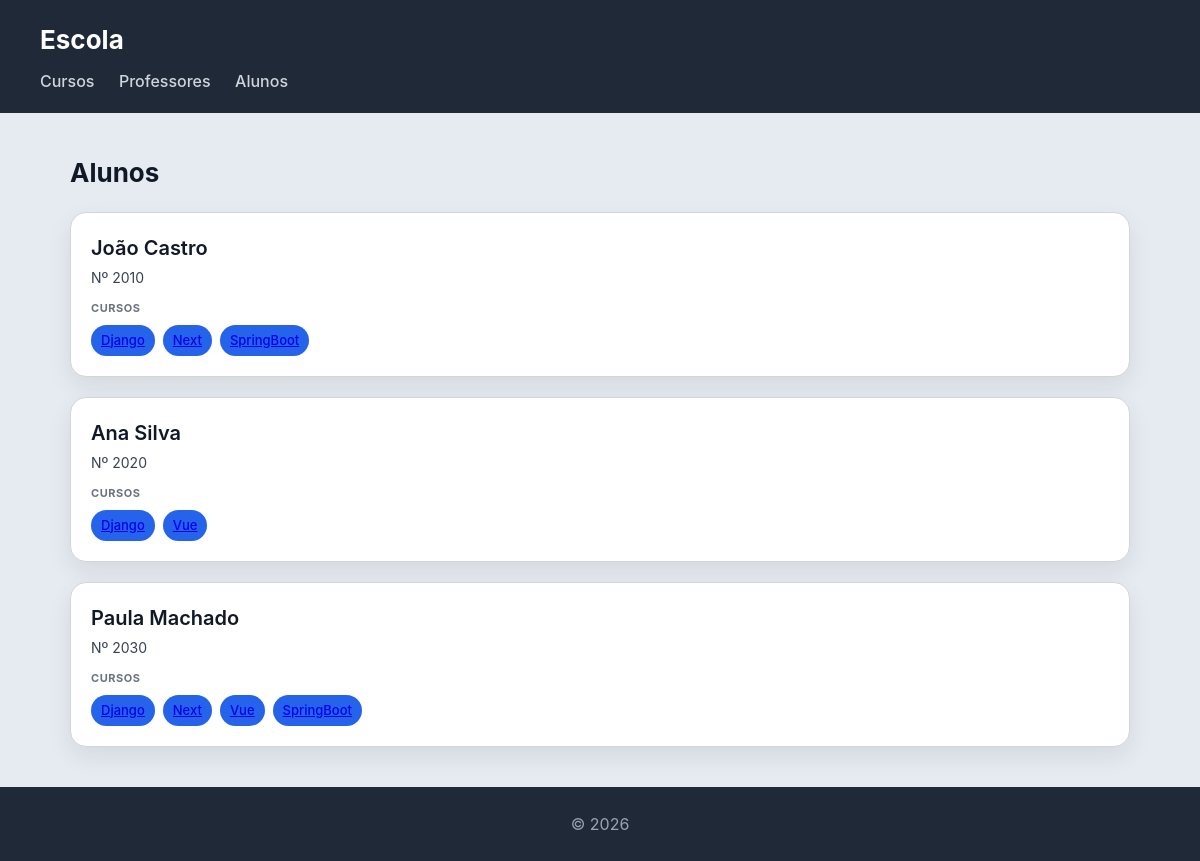
The page /escola/alunos/ on the database its author committed.
### escola/models.py (models this page shows, shortened)
class Aluno(models.Model):
    nome = models.CharField(max_length=100)
    numero = models.CharField(max_length=20, unique=True)

class Curso(models.Model):
    nome = models.CharField(max_length=100)
    imagem = models.ImageField(upload_to='cursos/')
    professor = models.ForeignKey(Professor, on_delete=models.CASCADE, related_name='cursos')
    alunos = models.ManyToManyField(Aluno, related_name='cursos')

### escola/views.py (the view)
# urls.py: path('alunos/', views.alunos_view, name="alunos"),
def alunos_view(request):
    alunos = Aluno.objects.prefetch_related('cursos').all()
    return render(request, 'escola/alunos.html', {'alunos': alunos})

### escola/templates/escola/alunos.html
{% extends "escola/base.html" %}
{% block content %}
<h2>Alunos</h2>
<section>
  {% for aluno in alunos %}
  <article>
    <header>
      <h3>{{ aluno.nome }}</h3>
      <p>Nº {{ aluno.numero }}</p>
    </header>
    <section>
      <h4>Cursos</h4>
      <ul>
        {% for curso in aluno.cursos.all %}
          <li>
            <a href="{% url 'curso' curso.id %}">{{ curso.nome }}</a>
          </li>
        {% empty %}
          <li>Sem cursos inscritos</li>
        {% endfor %}
      </ul>
    </section>
  </article>
  {% endfor %}
</section>
{% endblock %}

### escola/static/escola/styles.css (style rules this page uses)
* { box-sizing: border-box; margin: 0; padding: 0; }
body { font-family: "Inter", "Segoe UI", system-ui, -apple-system, sans-serif; background: #e6ebf2; color: #111827; line-height: 1.5; }
h2 { margin-bottom: 20px; font-size: 26px; }
section > article { background: white; padding: 20px; border-radius: 16px; border: 1px solid #d1d5db; box-shadow: 0 10px 25px rgba(0,0,0,0.08); transition: all 0.25s ease; margin-bottom: 20px; }
article > header { margin-bottom: 12px; }
article > header > h3 { font-size: 20px; font-weight: 600; margin-bottom: 4px; }
article > header > p { font-size: 14px; color: #374151; }
article > section { margin-top: 10px; }
article > section > h4 { font-size: 11px; text-transform: uppercase; color: #6b7280; margin-bottom: 8px; letter-spacing: 0.05em; }
article > section > ul { list-style: none; display: flex; flex-wrap: wrap; gap: 8px; }
article > section > ul > li { background: #2563eb; color: white; padding: 6px 10px; border-radius: 999px; font-size: 13px; font-weight: 500; }

### rows shown on the page
Aluno: nome "João Castro", numero "2010"
Curso: nome "Django"
Curso: nome "Next"
Curso: nome "SpringBoot"
Aluno: nome "Ana Silva", numero "2020"
Curso: nome "Vue"
Aluno: nome "Paula Machado", numero "2030"
